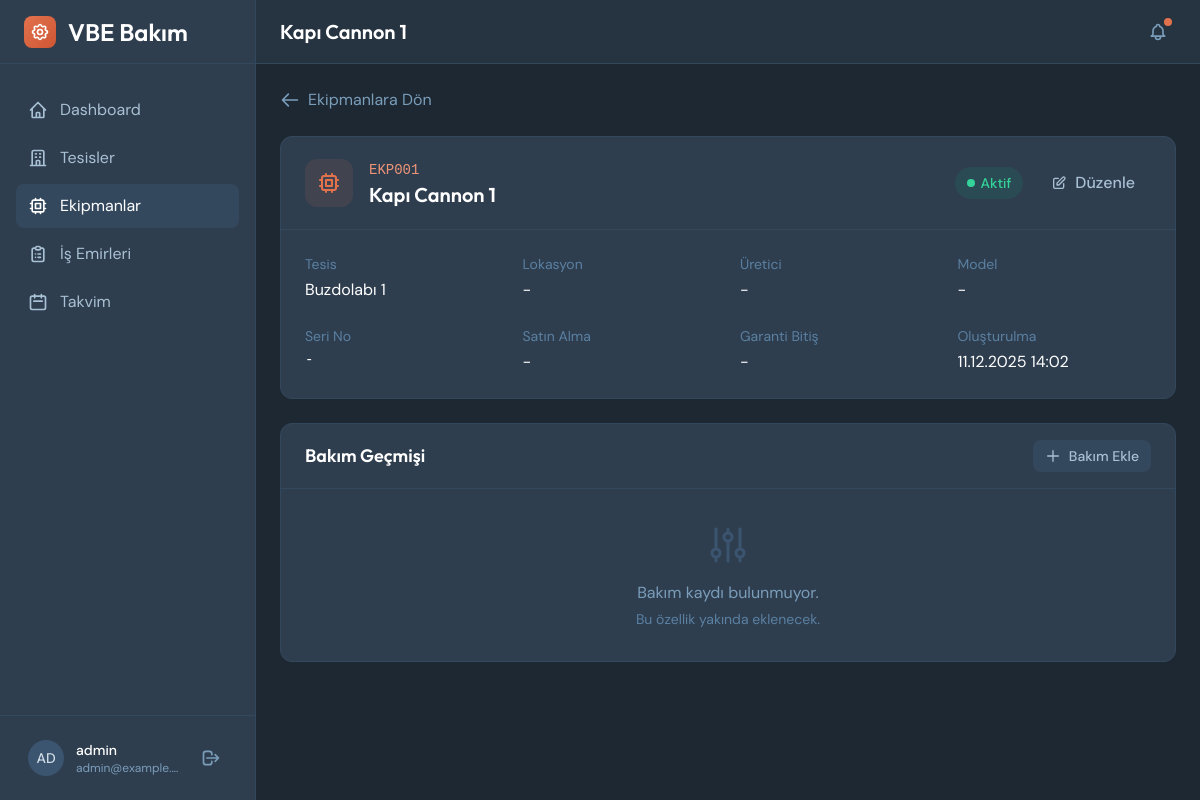
/assets/1/ (signed in), run on the app's committed database.
### assets/models.py (models this page shows, shortened)
class Asset(models.Model):
    STATUS_CHOICES = [
        ('active', 'Aktif'),
        ('inactive', 'Pasif'),
        ('maintenance', 'Bakımda'),
        ('broken', 'Arızalı'),
    ]
    plant = models.ForeignKey(
        Plant,
        on_delete=models.CASCADE,
        related_name='assets',
        verbose_name="Tesis"
    )
    name = models.CharField("Ekipman Adı", max_length=200)
    code = models.CharField("Ekipman Kodu", max_length=50)
    location = models.CharField("Lokasyon", max_length=200, blank=True)
    description = models.TextField("Açıklama", blank=True)
    manufacturer = models.CharField("Üretici", max_length=200, blank=True)
    model = models.CharField("Model", max_length=200, blank=True)
    serial_number = models.CharField("Seri No", max_length=100, blank=True)
    purchase_date = models.DateField("Satın Alma Tarihi", null=True, blank=True)
    warranty_expiry = models.DateField("Garanti Bitiş", null=True, blank=True)
    status = models.CharField(
        "Durum",
        max_length=20,
        choices=STATUS_CHOICES,
        default='active'
    )
    is_active = models.BooleanField("Aktif", default=True)
    created_at = models.DateTimeField("Oluşturulma Tarihi", auto_now_add=True)
    updated_at = models.DateTimeField("Güncellenme Tarihi", auto_now=True)
    class Meta:
        verbose_name = "Ekipman"
        verbose_name_plural = "Ekipmanlar"
        ordering = ['plant', 'name']
        unique_together = ['plant', 'code']

### plants/models.py (models this page shows, shortened)
class Plant(models.Model):
    name = models.CharField("Tesis Adı", max_length=200)
    code = models.CharField("Tesis Kodu", max_length=50, unique=True)
    address = models.TextField("Adres", blank=True)
    city = models.CharField("Şehir", max_length=100, blank=True)
    phone = models.CharField("Telefon", max_length=20, blank=True)
    email = models.EmailField("E-posta", blank=True)
    is_active = models.BooleanField("Aktif", default=True)
    created_at = models.DateTimeField("Oluşturulma Tarihi", auto_now_add=True)
    updated_at = models.DateTimeField("Güncellenme Tarihi", auto_now=True)
    class Meta:
        verbose_name = "Tesis"
        verbose_name_plural = "Tesisler"
        ordering = ['name']

### assets/views.py (the view)
# urls.py: path('<int:pk>/', views.asset_detail, name='asset_detail'),
@login_required
def asset_detail(request, pk):
    asset = get_object_or_404(Asset.objects.select_related('plant'), pk=pk)
    return render(request, "assets/asset_detail.html", {"asset": asset})

### assets/templates/assets/asset_detail.html (shortened to what this page needs)
{% extends "core/base.html" %}
{% block page_title %}{{ asset.name }}{% endblock %}
{% block content %}
<div class="space-y-6">
    <div class="flex items-center gap-4">
        <a href="{% url 'assets:asset_list' %}" class="inline-flex items-center gap-2 text-steel-400 hover:text-white transition-colors">
            <svg class="w-5 h-5" fill="none" stroke="currentColor" viewBox="0 0 24 24">
                <path stroke-linecap="round" stroke-linejoin="round" stroke-width="2" d="M10 19l-7-7m0 0l7-7m-7 7h18"></path>
            </svg>
            Ekipmanlara Dön
        </a>
    </div>
    <div class="bg-steel-900 rounded-xl border border-steel-800 overflow-hidden">
        <div class="px-6 py-5 border-b border-steel-800 flex items-center justify-between">
            <div class="flex items-center gap-4">
                <div class="w-12 h-12 bg-rust-500/10 rounded-xl flex items-center justify-center">
                    <svg class="w-6 h-6 text-rust-500" fill="none" stroke="currentColor" viewBox="0 0 24 24">
                        <path stroke-linecap="round" stroke-linejoin="round" stroke-width="2" d="M9 3v2m6-2v2M9 19v2m6-2v2M5 9H3m2 6H3m18-6h-2m2 6h-2M7 19h10a2 2 0 002-2V7a2 2 0 00-2-2H7a2 2 0 00-2 2v10a2 2 0 002 2zM9 9h6v6H9V9z"></path>
                    </svg>
                </div>
                <div>
                    <span class="font-mono text-sm text-rust-400">{{ asset.code }}</span>
                    <h2 class="font-display text-xl font-semibold text-white">{{ asset.name }}</h2>
                </div>
            </div>
            <div class="flex items-center gap-3">
                {% if asset.status == 'active' %}
                <span class="inline-flex items-center gap-1.5 px-3 py-1.5 bg-emerald-500/10 text-emerald-400 rounded-full text-sm font-medium">
                    <span class="w-2 h-2 bg-emerald-400 rounded-full"></span>
                    Aktif
                </span>
                {% elif asset.status == 'inactive' %}
                <span class="inline-flex items-center gap-1.5 px-3 py-1.5 bg-gray-500/10 text-gray-400 rounded-full text-sm font-medium">
                    <span class="w-2 h-2 bg-gray-400 rounded-full"></span>
                    Pasif
                </span>
                {% elif asset.status == 'maintenance' %}
                <span class="inline-flex items-center gap-1.5 px-3 py-1.5 bg-amber-500/10 text-amber-400 rounded-full text-sm font-medium">
                    <span class="w-2 h-2 bg-amber-400 rounded-full"></span>
                    Bakımda
                </span>
                {% elif asset.status == 'broken' %}
                <span class="inline-flex items-center gap-1.5 px-3 py-1.5 bg-red-500/10 text-red-400 rounded-full text-sm font-medium">
                    <span class="w-2 h-2 bg-red-400 rounded-full"></span>
                    Arızalı
                </span>
                {% endif %}
                <button
                    hx-get="{% url 'assets:asset_edit' asset.pk %}"
                    hx-target="#modal-container"
                    hx-swap="innerHTML"
                    class="inline-flex items-center gap-2 px-4 py-2 text-steel-300 hover:text-white hover:bg-steel-800 font-medium rounded-lg transition-colors">
                    <svg class="w-4 h-4" fill="none" stroke="currentColor" viewBox="0 0 24 24">
                        <path stroke-linecap="round" stroke-linejoin="round" stroke-width="2" d="M11 5H6a2 2 0 00-2 2v11a2 2 0 002 2h11a2 2 0 002-2v-5m-1.414-9.414a2 2 0 112.828 2.828L11.828 15H9v-2.828l8.586-8.586z"></path>
                    </svg>
                    Düzenle
                </button>
            </div>
        </div>
        <div class="p-6 grid grid-cols-2 md:grid-cols-4 gap-6">
            <div>
                <p class="text-sm text-steel-500 mb-1">Tesis</p>
                <a href="{% url 'plants:plant_detail' asset.plant.pk %}" class="text-white hover:text-rust-400 transition-colors">
                    {{ asset.plant.name }}
                </a>
            </div>
            <div>
                <p class="text-sm text-steel-500 mb-1">Lokasyon</p>
                <p class="text-white">{{ asset.location|default:"-" }}</p>
            </div>
            <div>
                <p class="text-sm text-steel-500 mb-1">Üretici</p>
                <p class="text-white">{{ asset.manufacturer|default:"-" }}</p>
            </div>
            <div>
                <p class="text-sm text-steel-500 mb-1">Model</p>
                <p class="text-white">{{ asset.model|default:"-" }}</p>
            </div>
            <div>
                <p class="text-sm text-steel-500 mb-1">Seri No</p>
                <p class="text-white font-mono text-sm">{{ asset.serial_number|default:"-" }}</p>
            </div>
            <div>
                <p class="text-sm text-steel-500 mb-1">Satın Alma</p>
                <p class="text-white">{{ asset.purchase_date|date:"d.m.Y"|default:"-" }}</p>
            </div>
            <div>
                <p class="text-sm text-steel-500 mb-1">Garanti Bitiş</p>
                <p class="text-white">{{ asset.warranty_expiry|date:"d.m.Y"|default:"-" }}</p>
            </div>
            <div>
                <p class="text-sm text-steel-500 mb-1">Oluşturulma</p>
                <p class="text-white">{{ asset.created_at|date:"d.m.Y H:i" }}</p>
            </div>
        </div>
    </div>
    <div class="bg-steel-900 rounded-xl border border-steel-800 overflow-hidden">
        <div class="px-6 py-4 border-b border-steel-800 flex items-center justify-between">
            <h3 class="font-display text-lg font-semibold text-white">Bakım Geçmişi</h3>
            <button class="inline-flex items-center gap-2 px-3 py-1.5 bg-steel-800 hover:bg-steel-700 text-steel-300 hover:text-white text-sm font-medium rounded-lg transition-colors" disabled>
                <svg class="w-4 h-4" fill="none" stroke="currentColor" viewBox="0 0 24 24">
                    <path stroke-linecap="round" stroke-linejoin="round" stroke-width="2" d="M12 4v16m8-8H4"></path>
                </svg>
                Bakım Ekle
            </button>
        </div>
        <div class="p-8 text-center">
            <p class="text-steel-400">Bakım kaydı bulunmuyor.</p>
            <p class="text-steel-500 text-sm mt-1">Bu özellik yakında eklenecek.</p>
        </div>
    </div>
</div>
{% endblock %}

### core/templates/core/base.html (shortened to what this page needs)
<!DOCTYPE html>
<html lang="tr" class="h-full">
<head>
    <script src="https://cdn.tailwindcss.com"></script>
</head>
<body class="h-full bg-steel-950 text-steel-100">
    {% if user.is_authenticated %}
    <div class="min-h-full flex">
        <aside class="w-64 bg-steel-900 border-r border-steel-800 flex flex-col">
            <div class="h-16 flex items-center px-6 border-b border-steel-800">
                <div class="flex items-center gap-3">
                    <div class="w-8 h-8 bg-gradient-to-br from-rust-500 to-rust-600 rounded-lg flex items-center justify-center">
                    </div>
                    <span class="font-display font-semibold text-2xl text-white">VBE Bakım</span>
                </div>
            </div>
            <nav class="flex-1 px-4 py-6 space-y-1">
                <a href="{% url 'core:dashboard' %}"
                   class="flex items-center gap-3 px-3 py-2.5 rounded-lg text-steel-300 hover:bg-steel-800 hover:text-white transition-colors {% if request.resolver_match.url_name == 'dashboard' %}bg-steel-800 text-white{% endif %}">
                    <svg class="w-5 h-5" fill="none" stroke="currentColor" viewBox="0 0 24 24">
                        <path stroke-linecap="round" stroke-linejoin="round" stroke-width="2" d="M3 12l2-2m0 0l7-7 7 7M5 10v10a1 1 0 001 1h3m10-11l2 2m-2-2v10a1 1 0 01-1 1h-3m-6 0a1 1 0 001-1v-4a1 1 0 011-1h2a1 1 0 011 1v4a1 1 0 001 1m-6 0h6"></path>
                    </svg>
                    <span>Dashboard</span>
                </a>
                <a href="{% url 'plants:plant_list' %}"
                   class="flex items-center gap-3 px-3 py-2.5 rounded-lg text-steel-300 hover:bg-steel-800 hover:text-white transition-colors {% if 'plants' in request.path %}bg-steel-800 text-white{% endif %}">
                    <svg class="w-5 h-5" fill="none" stroke="currentColor" viewBox="0 0 24 24">
                        <path stroke-linecap="round" stroke-linejoin="round" stroke-width="2" d="M19 21V5a2 2 0 00-2-2H7a2 2 0 00-2 2v16m14 0h2m-2 0h-5m-9 0H3m2 0h5M9 7h1m-1 4h1m4-4h1m-1 4h1m-5 10v-5a1 1 0 011-1h2a1 1 0 011 1v5m-4 0h4"></path>
                    </svg>
                    <span>Tesisler</span>
                </a>
                <a href="{% url 'assets:asset_list' %}"
                   class="flex items-center gap-3 px-3 py-2.5 rounded-lg text-steel-300 hover:bg-steel-800 hover:text-white transition-colors {% if 'assets' in request.path %}bg-steel-800 text-white{% endif %}">
                    <svg class="w-5 h-5" fill="none" stroke="currentColor" viewBox="0 0 24 24">
                        <path stroke-linecap="round" stroke-linejoin="round" stroke-width="2" d="M9 3v2m6-2v2M9 19v2m6-2v2M5 9H3m2 6H3m18-6h-2m2 6h-2M7 19h10a2 2 0 002-2V7a2 2 0 00-2-2H7a2 2 0 00-2 2v10a2 2 0 002 2zM9 9h6v6H9V9z"></path>
                    </svg>
                    <span>Ekipmanlar</span>
                </a>
                <a href="#"
                   class="flex items-center gap-3 px-3 py-2.5 rounded-lg text-steel-300 hover:bg-steel-800 hover:text-white transition-colors">
                    <span>İş Emirleri</span>
                </a>
                <a href="#"
                   class="flex items-center gap-3 px-3 py-2.5 rounded-lg text-steel-300 hover:bg-steel-800 hover:text-white transition-colors">
                    <svg class="w-5 h-5" fill="none" stroke="currentColor" viewBox="0 0 24 24">
                        <path stroke-linecap="round" stroke-linejoin="round" stroke-width="2" d="M8 7V3m8 4V3m-9 8h10M5 21h14a2 2 0 002-2V7a2 2 0 00-2-2H5a2 2 0 00-2 2v12a2 2 0 002 2z"></path>
                    </svg>
                    <span>Takvim</span>
                </a>
            </nav>
            <div class="p-4 border-t border-steel-800">
                <div class="flex items-center gap-3 px-3 py-2">
                    <div class="w-9 h-9 bg-steel-700 rounded-full flex items-center justify-center">
                        <span class="text-sm font-medium text-steel-200">{{ user.username|slice:":2"|upper }}</span>
                    </div>
                    <div class="flex-1 min-w-0">
                        <p class="text-sm font-medium text-white truncate">{{ user.username }}</p>
                        <p class="text-xs text-steel-400 truncate">{{ user.email }}</p>
                    </div>
                    <a href="{% url 'core:logout' %}" class="p-1.5 text-steel-400 hover:text-rust-400 transition-colors" title="Çıkış">
                        <svg class="w-5 h-5" fill="none" stroke="currentColor" viewBox="0 0 24 24">
                            <path stroke-linecap="round" stroke-linejoin="round" stroke-width="2" d="M17 16l4-4m0 0l-4-4m4 4H7m6 4v1a3 3 0 01-3 3H6a3 3 0 01-3-3V7a3 3 0 013-3h4a3 3 0 013 3v1"></path>
                        </svg>
                    </a>
                </div>
            </div>
        </aside>
        <div class="flex-1 flex flex-col min-h-screen">
            <header class="h-16 bg-steel-900/50 border-b border-steel-800 flex items-center justify-between px-6">
                <h1 class="font-display text-xl font-semibold text-white">{% block page_title %}Dashboard{% endblock %}</h1>
                <div class="flex items-center gap-4">
                    <button class="p-2 text-steel-400 hover:text-white transition-colors relative">
                        <span class="absolute top-1 right-1 w-2 h-2 bg-rust-500 rounded-full"></span>
                    </button>
                </div>
            </header>
            <main class="flex-1 p-6 overflow-auto">
                {% block content %}{% endblock %}
            </main>
        </div>
    </div>
    {% else %}
    <div class="min-h-screen flex items-center justify-center p-4">
        {% block auth_content %}{% endblock %}
    </div>
    {% endif %}
</body>
</html>

### core/templates/core/base.html (style rules this page uses)
body { font-family: 'DM Sans', sans-serif; }
h1, h2, h3, h4, h5, h6 { font-family: 'Outfit', sans-serif; }

### data on the page
Asset: name "Kapı Cannon 1", code "EKP001", plant.name "Buzdolabı 1", location "-", manufacturer "-", model "-", serial_number "-", purchase_date "-", warranty_expiry "-", created_at "11.12.2025 14:02"

### other printed values
{{ user.username|slice:":2"|upper }} "AD"
{{ user.username }} "admin"
{{ user.email }} "admin@example.…"
